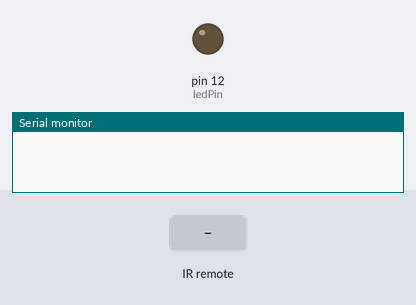
A sketch run on a simulated Arduino Uno, built with avr-gcc and run on an emulated ATmega328P. On the bench: output pins drawn as LEDs (lit = HIGH), the last lines printed to the serial monitor. The inputs (shaded band) are chosen by the test bench.

Above: at 1.2 s.
1.3 s: infrared code 0x202FA05 received
At 2.0 s:
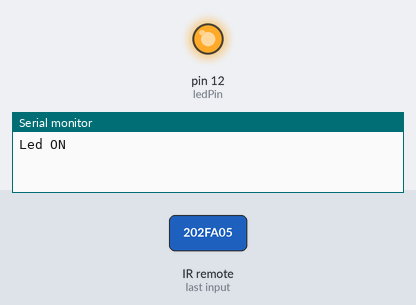
2.8 s: infrared code 0x20250AF received
4.3 s: infrared code 0x75DF9C2C received
Timing chart, 0 to 7.3 s (numbered marks = the images above; inputs shaded):
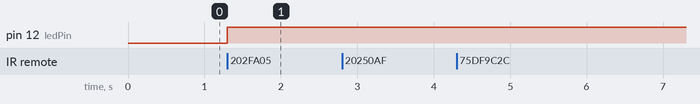

Measured:
- after the input at 1.3 s, pin 12 (ledPin): LOW → HIGH at once

The sketch:

PCIR.ino
```cpp
#include <IRremote.h>
IRrecv irrecv(2); // Receive on pin 11
decode_results results;

int powerPin  = 9;
int ledPin = 12;

int ledOn = HIGH;
int powerOn = HIGH;

void setup()
{
  Serial.begin(115200);
  pinMode(ledPin,OUTPUT);
  irrecv.enableIRIn(); // Start the receiver
}

void loop() {
  if (irrecv.decode(&results)){
    if(results.value == 33706159 || results.value == 1977588780 || results.value == 1994366399 || results.value == 3305888170 || results.value == 2011144018){
        pinMode(powerPin,OUTPUT);
        Serial.println(powerOn ? "Power ON" : "Power OFF");
        powerOn = !powerOn;
        delay(250);
        pinMode(powerPin,INPUT);
    }
    else if(results.value == 33749509 || results.value == 3924233869 || results.value == 3873901012 || results.value == 3890678631){
      digitalWrite(ledPin,ledOn);
      Serial.println(ledOn ? "Led ON" : "Led OFF");
      ledOn = !ledOn;
    }
    else if (results.value == 33718909 || results.value == 1891127386 || results.value == 1907905005 || results.value ==4272685797){
        pinMode(powerPin,OUTPUT);
        Serial.println("Power OFF Emergency");
        delay(5000);
        pinMode(powerPin,INPUT);
    }else{
      Serial.println(results.value);
     }
    irrecv.resume();
  }
}
```
